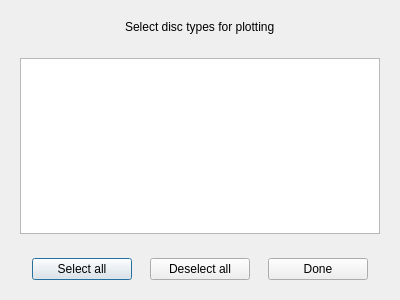
<?xml version="1.0" encoding="UTF-8"?>
<ui version="4.0">
 <class>PlotDataSelectionDialog</class>
 <widget class="QDialog" name="PlotDataSelectionDialog">
  <property name="geometry">
   <rect>
    <x>0</x>
    <y>0</y>
    <width>400</width>
    <height>300</height>
   </rect>
  </property>
  <property name="windowTitle">
   <string>Set plot data</string>
  </property>
  <property name="windowOpacity">
   <double>1.000000000000000</double>
  </property>
  <property name="layoutDirection">
   <enum>Qt::LeftToRight</enum>
  </property>
  <property name="autoFillBackground">
   <bool>false</bool>
  </property>
  <layout class="QVBoxLayout" name="verticalLayout">
   <item>
    <widget class="QWidget" name="widget_3" native="true">
     <property name="sizePolicy">
      <sizepolicy hsizetype="Preferred" vsizetype="Preferred">
       <horstretch>0</horstretch>
       <verstretch>1</verstretch>
      </sizepolicy>
     </property>
     <layout class="QHBoxLayout" name="horizontalLayout_3">
      <item alignment="Qt::AlignHCenter">
       <widget class="QLabel" name="label">
        <property name="text">
         <string>Select disc types for plotting</string>
        </property>
       </widget>
      </item>
     </layout>
    </widget>
   </item>
   <item>
    <widget class="QWidget" name="widget_2" native="true">
     <property name="sizePolicy">
      <sizepolicy hsizetype="Preferred" vsizetype="Preferred">
       <horstretch>0</horstretch>
       <verstretch>6</verstretch>
      </sizepolicy>
     </property>
     <layout class="QHBoxLayout" name="horizontalLayout_2">
      <item>
       <widget class="MultiSelectListWidget" name="selectedDiscTypesListWidget"/>
      </item>
     </layout>
    </widget>
   </item>
   <item>
    <widget class="QWidget" name="widget" native="true">
     <property name="sizePolicy">
      <sizepolicy hsizetype="Preferred" vsizetype="Preferred">
       <horstretch>0</horstretch>
       <verstretch>1</verstretch>
      </sizepolicy>
     </property>
     <layout class="QHBoxLayout" name="horizontalLayout">
      <item>
       <widget class="QPushButton" name="selectAllButton">
        <property name="maximumSize">
         <size>
          <width>100</width>
          <height>16777215</height>
         </size>
        </property>
        <property name="text">
         <string>Select all</string>
        </property>
       </widget>
      </item>
      <item>
       <widget class="QPushButton" name="deselectAllButton">
        <property name="maximumSize">
         <size>
          <width>100</width>
          <height>16777215</height>
         </size>
        </property>
        <property name="text">
         <string>Deselect all</string>
        </property>
       </widget>
      </item>
      <item>
       <widget class="QPushButton" name="doneButton">
        <property name="maximumSize">
         <size>
          <width>100</width>
          <height>16777215</height>
         </size>
        </property>
        <property name="text">
         <string>Done</string>
        </property>
       </widget>
      </item>
     </layout>
    </widget>
   </item>
  </layout>
 </widget>
 <customwidgets>
  <customwidget>
   <class>MultiSelectListWidget</class>
   <extends>QListWidget</extends>
   <header>MultiSelectListWidget.hpp</header>
  </customwidget>
 </customwidgets>
 <resources/>
 <connections/>
</ui>
